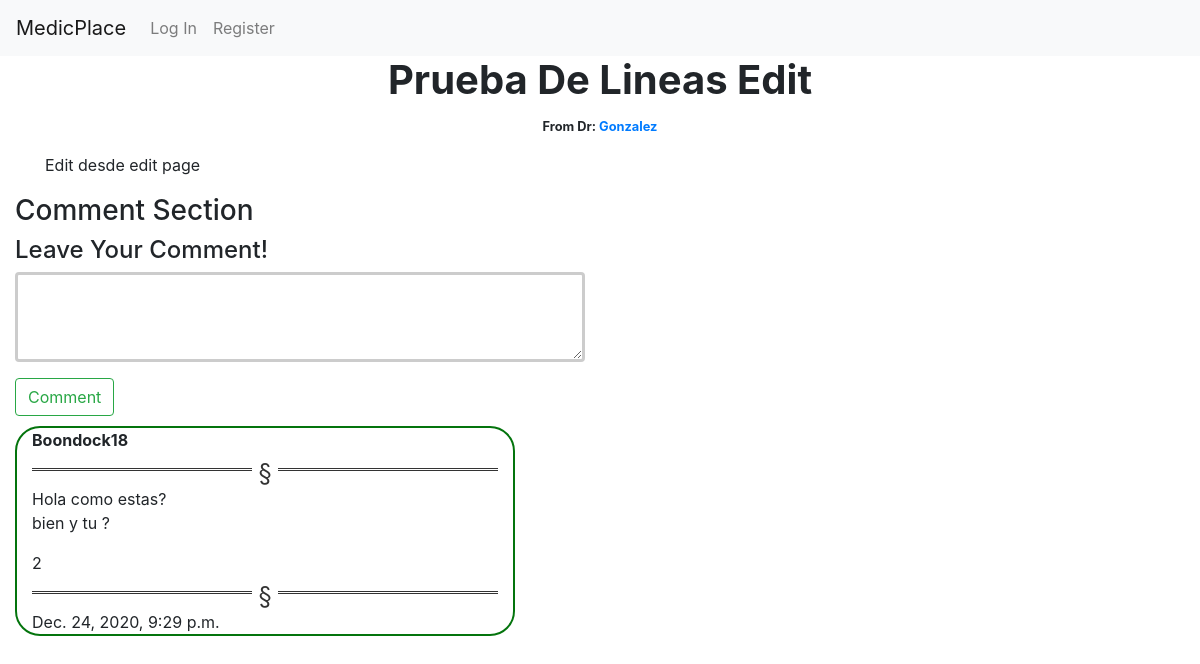
Page /Article/5 on the earlier database version.
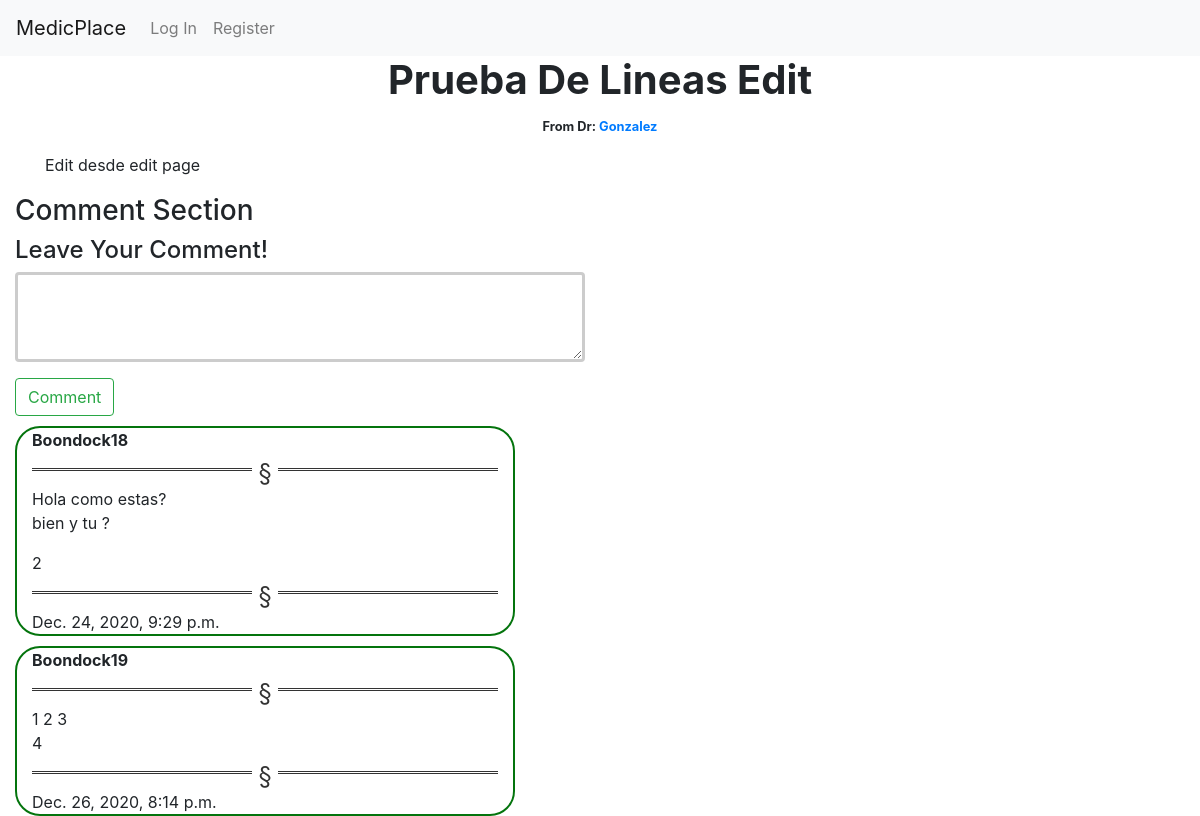
Same page on the later database version.
### MedicPlace/models.py (models this page shows, shortened)
class Medic_Article(models.Model):
    user=models.ForeignKey(User,on_delete=models.CASCADE)
    medic=models.ForeignKey(Medic,on_delete=models.CASCADE)
    title=models.CharField(max_length=60)
    content=models.TextField(max_length=2000)

class Medic(models.Model):
    user=models.ForeignKey(User,on_delete=models.CASCADE)
    First_Name=models.CharField(max_length=300)
    Last_Name=models.CharField(max_length=300)
    Clinic=models.CharField(max_length=300)
    age=models.IntegerField()
    rate=models.FloatField(blank=True)
    sum_of_rates=models.IntegerField(default=0)
    num_of_rates=models.IntegerField(default=0)

class Article_comment(models.Model):
    user=models.ForeignKey(User,on_delete=models.CASCADE)
    article=models.ForeignKey(Medic_Article,on_delete=models.CASCADE)
    comment=models.TextField(max_length=300)
    Date=models.DateTimeField(auto_now_add=True)

class User(AbstractUser):
    pass

### MedicPlace/views.py (the view)
# urls.py: path("Article/<int:id>",views.Article_view,name="Article"),
def Article_view(request,id):
    Get_Article=Medic_Article.objects.get(id=id)
    Medics=Medic.objects.all()
    Comments_article=Article_comment.objects.filter(article__id=id)
    try:
        Medic.objects.get(user__id=request.user.id)
        is_medic=True
    except:
        is_medic=False
    if Get_Article.user==request.user:
        is_owner=True
    else:
        is_owner=False
    if request.method=="POST":
        try:
            is_Delete=request.POST["Delete"]
            Get_Article.delete()
            return HttpResponseRedirect(reverse("index"))
        except:
            comment_content=request.POST["comment"]
            New_comment=Article_comment()
            New_comment.user=request.user
            New_comment.article=Get_Article
            New_comment.comment=comment_content
            New_comment.save()
            return HttpResponseRedirect(reverse("Article",kwargs={"id":id}))
    else:
        title=Get_Article.title
        content=Get_Article.content
        Dr_Article=Get_Article.medic.Last_Name
        Dr_Article_id=Get_Article.medic.user.id
        context={"title":title,"content":content,"Medic":Dr_Article,"Medic_id":Dr_Article_id,"Article_target":Get_Article,"is_medic":is_medic,"is_owner":is_owner,"comments":Comments_article}
        return render(request,"MedicPlace/Medic_article.html",context)

### MedicPlace/templates/MedicPlace/Medic_article.html (shortened to what this page needs)
{% extends 'MedicPlace/layout.html' %}
{% load static %}
{% block body %}
    <div class="container">
        <div class="row justify-content-center">
            <div class="col">
                <h1 class="text-center text-capitalize font-weight-bold" id="title_article">{{title}}</h1>
                <div class="row justify-content-end">
                    <div class="col-sm-4 ">
                    </div>
                    <div class="col-sm-4 ">
                    </div>
                    <div class="col-sm-4 ">
                    </div>
                </div>
                <div class="col text-center">
                    <small class="text-capitalize font-weight-bold">From Dr: <a href="{% url 'Data_Sheet' Medic_id %}">{{Medic}}</a></small>
                </div>
            </div>
        </div>
        <div class="row justify-content-center">
            <div class="col">
                <p id="content_article">{{content|linebreaks}}</p>
                <div class="row justify-content-end">
                    <div class="col-sm-4 ">
                    </div>
                    <div class="col-sm-4 ">
                    </div>
                    <div class="col-sm-4 ">
                    </div>
                </div>
            </div>
        </div>
    </div>
    <div class="container-fluid">
        <h3>Comment Section </h3>
        <div class="row">
            <div class="col">
                <H4>Leave Your Comment!</H4>
            </div>
        </div>
        <div class="row">
            <div class="col-sm-6">
                <form method="POST" action="{% url 'Article' Article_target.id %}">
                    <div class="form-group">
                      <textarea class="form-control textarea_comment" name="comment" id="textarea_comment" data-article_id="{{Article_target.id}}" cols="60" rows="3"></textarea>
                    </div>
                    <div >
                        <button type="submit" id="comment-btn" class="btn btn-outline-success">Comment</button>
                    </div>
                  </form>
            </div>
        </div>
        {% for comment in comments %}
            <div class="row">
                <div class="col-sm-5 comment">
                    <div  id="user-comment" class="">
                        <p class="font-weight-bold">{{comment.user}}</p>
                        <hr class="hr-comment">
                    </div>
                    <div id="comment-content-{{comment.id}}">
                        <p >{{comment.comment|linebreaks}}</p>
                    </div>
                    <hr class="hr-comment">
                    <div>
                        <span id="comment-date">{{comment.Date}}</span>
                    </div>
                </div>
            </div>
        {% endfor %}
    </div>
{% endblock %}

### MedicPlace/templates/MedicPlace/layout.html (shortened to what this page needs)
{% load static  %}
<!DOCTYPE html>
<html lang="en" >
    <head>
        <link rel="stylesheet" href="https://maxcdn.bootstrapcdn.com/bootstrap/4.0.0/css/bootstrap.min.css">
        <link rel="stylesheet" href="{% static 'MedicPlace/style.css' %}">
    </head>
    <body>
        <nav class="navbar navbar-expand-lg navbar-light bg-light">
            <a class="navbar-brand" href="{% url 'index' %}">MedicPlace</a>
            <div>
              <ul class="navbar-nav mr-auto">
                {% if user.is_authenticated %}
                <li class="nav-item">
                    <a class="nav-link" href="{% url 'Data_Sheet' user.id %}">{{user.username}}</a>
                </li>
                {% if is_medic is True %}
                <li class="nav-item">
                    <a class="nav-link" href="{% url 'New_Article' %}">New Article</a>
                </li>
                <li class="nav-item">
                    <a class="nav-link" href="{% url 'New_Medicine' %}">New Medicine</a>
                </li>
                {% endif %}
                <li class="nav-item">
                    <a class="nav-link" href="{% url 'logout' %}">  Logout</a>
                </li>
                {% else %}
                <li class="nav-item">
                        <a class="nav-link" href="{% url 'login' %}">Log In</a>
                    </li>
                    <li class="nav-item">
                        <a class="nav-link" href="{% url 'register' %}">Register</a>
                    </li>
                {% endif %}
                </ul>
            </div>
          </nav>
        <div class="body">
            {% block body %}
            {% endblock %}
        </div>
    </body>
</html>

### MedicPlace/static/MedicPlace/style.css (style rules this page uses)
.comment { margin-top: 10px; border: solid 2px; margin-left: 15px; border-color:rgb(4, 116, 13); border-radius: 25px; }
hr.hr-comment { overflow: visible; padding: 0; border: none; border-top: medium double #333; color: #333; text-align: center; }
hr.hr-comment:after { content: "§"; display: inline-block; position: relative; top: -0.7em; font-size: 1.5em; padding: 0 0.25em; background: white; }
.textarea_comment { border: 3px solid #cccccc; }

Differences in the rows shown:
added Article_comment: user "Boondock19", comment "1 2 3 4", Date "Dec. 26, 2020, 8:14 p.m."
